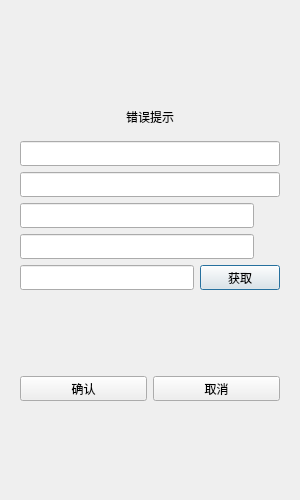
<?xml version="1.0" encoding="UTF-8"?>
<ui version="4.0">
 <class>RegisterDialog</class>
 <widget class="QDialog" name="RegisterDialog">
  <property name="geometry">
   <rect>
    <x>0</x>
    <y>0</y>
    <width>300</width>
    <height>500</height>
   </rect>
  </property>
  <property name="minimumSize">
   <size>
    <width>300</width>
    <height>500</height>
   </size>
  </property>
  <property name="maximumSize">
   <size>
    <width>300</width>
    <height>500</height>
   </size>
  </property>
  <property name="windowTitle">
   <string>Dialog</string>
  </property>
  <layout class="QVBoxLayout" name="verticalLayout_2">
   <item>
    <layout class="QVBoxLayout" name="verticalLayout">
     <item>
      <widget class="QStackedWidget" name="stackedWidget">
       <property name="currentIndex">
        <number>0</number>
       </property>
       <widget class="QWidget" name="page">
        <layout class="QVBoxLayout" name="verticalLayout_3">
         <item>
          <spacer name="verticalSpacer">
           <property name="orientation">
            <enum>Qt::Vertical</enum>
           </property>
           <property name="sizeHint" stdset="0">
            <size>
             <width>20</width>
             <height>40</height>
            </size>
           </property>
          </spacer>
         </item>
         <item>
          <widget class="QWidget" name="widget" native="true">
           <layout class="QVBoxLayout" name="verticalLayout_4">
            <item>
             <widget class="QLabel" name="err_tip">
              <property name="text">
               <string>错误提示</string>
              </property>
              <property name="alignment">
               <set>Qt::AlignCenter</set>
              </property>
             </widget>
            </item>
           </layout>
          </widget>
         </item>
         <item>
          <layout class="QHBoxLayout" name="horizontalLayout">
           <item>
            <widget class="QtMaterialTextField" name="user_edit">
             <property name="minimumSize">
              <size>
               <width>0</width>
               <height>25</height>
              </size>
             </property>
             <property name="maximumSize">
              <size>
               <width>16777215</width>
               <height>25</height>
              </size>
             </property>
            </widget>
           </item>
          </layout>
         </item>
         <item>
          <layout class="QHBoxLayout" name="horizontalLayout_3">
           <item>
            <widget class="QtMaterialTextField" name="email_edit">
             <property name="minimumSize">
              <size>
               <width>0</width>
               <height>25</height>
              </size>
             </property>
             <property name="maximumSize">
              <size>
               <width>16777215</width>
               <height>25</height>
              </size>
             </property>
            </widget>
           </item>
          </layout>
         </item>
         <item>
          <layout class="QHBoxLayout" name="horizontalLayout_4">
           <item>
            <widget class="QtMaterialTextField" name="pass_edit">
             <property name="minimumSize">
              <size>
               <width>0</width>
               <height>25</height>
              </size>
             </property>
             <property name="maximumSize">
              <size>
               <width>16777215</width>
               <height>25</height>
              </size>
             </property>
            </widget>
           </item>
           <item>
            <widget class="ClickedLabel" name="pass_visible">
             <property name="minimumSize">
              <size>
               <width>20</width>
               <height>20</height>
              </size>
             </property>
             <property name="maximumSize">
              <size>
               <width>20</width>
               <height>20</height>
              </size>
             </property>
             <property name="styleSheet">
              <string notr="true"/>
             </property>
             <property name="text">
              <string/>
             </property>
            </widget>
           </item>
          </layout>
         </item>
         <item>
          <layout class="QHBoxLayout" name="horizontalLayout_5">
           <item>
            <widget class="QtMaterialTextField" name="confirm_edit">
             <property name="minimumSize">
              <size>
               <width>0</width>
               <height>25</height>
              </size>
             </property>
             <property name="maximumSize">
              <size>
               <width>16777215</width>
               <height>25</height>
              </size>
             </property>
            </widget>
           </item>
           <item>
            <widget class="ClickedLabel" name="confirm_visible">
             <property name="minimumSize">
              <size>
               <width>20</width>
               <height>20</height>
              </size>
             </property>
             <property name="maximumSize">
              <size>
               <width>20</width>
               <height>20</height>
              </size>
             </property>
             <property name="styleSheet">
              <string notr="true"/>
             </property>
             <property name="text">
              <string/>
             </property>
            </widget>
           </item>
          </layout>
         </item>
         <item>
          <layout class="QHBoxLayout" name="horizontalLayout_6">
           <item>
            <widget class="QtMaterialTextField" name="varify_edit">
             <property name="minimumSize">
              <size>
               <width>0</width>
               <height>25</height>
              </size>
             </property>
             <property name="maximumSize">
              <size>
               <width>16777215</width>
               <height>25</height>
              </size>
             </property>
            </widget>
           </item>
           <item>
            <widget class="TimerBtn" name="get_code">
             <property name="minimumSize">
              <size>
               <width>0</width>
               <height>25</height>
              </size>
             </property>
             <property name="maximumSize">
              <size>
               <width>16777215</width>
               <height>25</height>
              </size>
             </property>
             <property name="text">
              <string>获取</string>
             </property>
            </widget>
           </item>
          </layout>
         </item>
         <item>
          <spacer name="verticalSpacer_2">
           <property name="orientation">
            <enum>Qt::Vertical</enum>
           </property>
           <property name="sizeHint" stdset="0">
            <size>
             <width>20</width>
             <height>40</height>
            </size>
           </property>
          </spacer>
         </item>
         <item>
          <layout class="QHBoxLayout" name="horizontalLayout_7">
           <item>
            <widget class="QtMaterialRaisedButton" name="sure_btn">
             <property name="minimumSize">
              <size>
               <width>0</width>
               <height>25</height>
              </size>
             </property>
             <property name="maximumSize">
              <size>
               <width>16777215</width>
               <height>25</height>
              </size>
             </property>
             <property name="text">
              <string>确认</string>
             </property>
            </widget>
           </item>
           <item>
            <widget class="QtMaterialRaisedButton" name="cancel_btn">
             <property name="minimumSize">
              <size>
               <width>0</width>
               <height>25</height>
              </size>
             </property>
             <property name="maximumSize">
              <size>
               <width>16777215</width>
               <height>25</height>
              </size>
             </property>
             <property name="text">
              <string>取消</string>
             </property>
            </widget>
           </item>
          </layout>
         </item>
         <item>
          <spacer name="verticalSpacer_3">
           <property name="orientation">
            <enum>Qt::Vertical</enum>
           </property>
           <property name="sizeHint" stdset="0">
            <size>
             <width>20</width>
             <height>40</height>
            </size>
           </property>
          </spacer>
         </item>
        </layout>
       </widget>
       <widget class="QWidget" name="page_2">
        <layout class="QVBoxLayout" name="verticalLayout_5">
         <item>
          <spacer name="verticalSpacer_5">
           <property name="orientation">
            <enum>Qt::Vertical</enum>
           </property>
           <property name="sizeHint" stdset="0">
            <size>
             <width>20</width>
             <height>40</height>
            </size>
           </property>
          </spacer>
         </item>
         <item>
          <widget class="QLabel" name="tip_lb">
           <property name="text">
            <string>注册成功，5 s后返回登录</string>
           </property>
           <property name="alignment">
            <set>Qt::AlignCenter</set>
           </property>
          </widget>
         </item>
         <item>
          <widget class="QLabel" name="tip2_lb">
           <property name="text">
            <string>可点击返回按钮直接返回登录界面</string>
           </property>
           <property name="alignment">
            <set>Qt::AlignCenter</set>
           </property>
          </widget>
         </item>
         <item>
          <spacer name="verticalSpacer_6">
           <property name="orientation">
            <enum>Qt::Vertical</enum>
           </property>
           <property name="sizeHint" stdset="0">
            <size>
             <width>20</width>
             <height>40</height>
            </size>
           </property>
          </spacer>
         </item>
         <item>
          <widget class="QWidget" name="widget_2" native="true">
           <layout class="QHBoxLayout" name="horizontalLayout_2">
            <item>
             <spacer name="horizontalSpacer">
              <property name="orientation">
               <enum>Qt::Horizontal</enum>
              </property>
              <property name="sizeHint" stdset="0">
               <size>
                <width>40</width>
                <height>20</height>
               </size>
              </property>
             </spacer>
            </item>
            <item>
             <widget class="QPushButton" name="return_btn">
              <property name="minimumSize">
               <size>
                <width>0</width>
                <height>25</height>
               </size>
              </property>
              <property name="maximumSize">
               <size>
                <width>16777215</width>
                <height>25</height>
               </size>
              </property>
              <property name="text">
               <string>返回登录</string>
              </property>
             </widget>
            </item>
            <item>
             <spacer name="horizontalSpacer_2">
              <property name="orientation">
               <enum>Qt::Horizontal</enum>
              </property>
              <property name="sizeHint" stdset="0">
               <size>
                <width>40</width>
                <height>20</height>
               </size>
              </property>
             </spacer>
            </item>
           </layout>
          </widget>
         </item>
         <item>
          <spacer name="verticalSpacer_4">
           <property name="orientation">
            <enum>Qt::Vertical</enum>
           </property>
           <property name="sizeHint" stdset="0">
            <size>
             <width>20</width>
             <height>40</height>
            </size>
           </property>
          </spacer>
         </item>
        </layout>
       </widget>
      </widget>
     </item>
    </layout>
   </item>
  </layout>
 </widget>
 <customwidgets>
  <customwidget>
   <class>ClickedLabel</class>
   <extends>QLabel</extends>
   <header>clickedlabel.h</header>
  </customwidget>
  <customwidget>
   <class>QtMaterialTextField</class>
   <extends>QLineEdit</extends>
   <header location="global">qtmaterialtextfield.h</header>
  </customwidget>
  <customwidget>
   <class>QtMaterialRaisedButton</class>
   <extends>QPushButton</extends>
   <header location="global">qtmaterialraisedbutton.h</header>
  </customwidget>
  <customwidget>
   <class>TimerBtn</class>
   <extends>QPushButton</extends>
   <header location="global">timerbtn.h</header>
  </customwidget>
 </customwidgets>
 <resources/>
 <connections/>
</ui>
